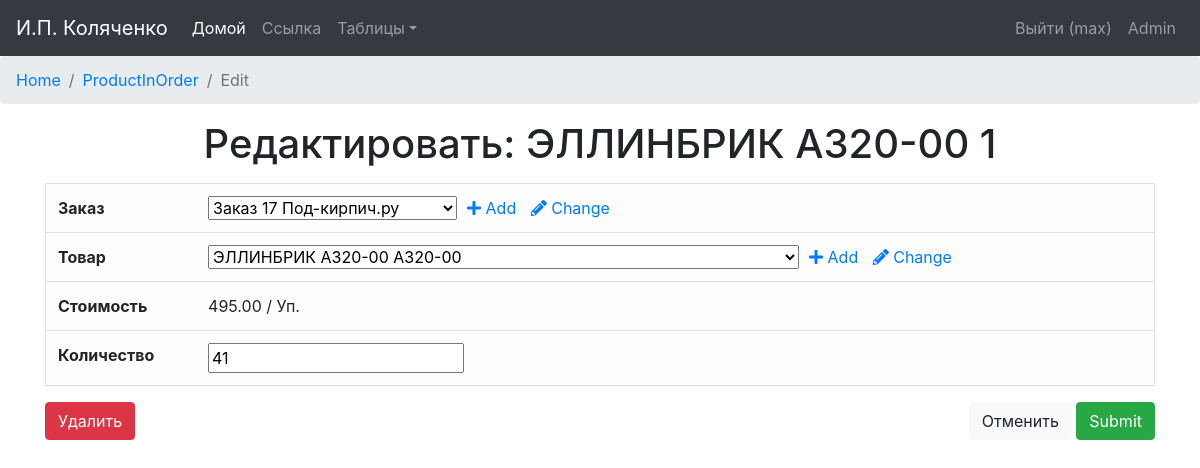
The app's page /productInOrder/edit/39 (signed in) with its own data.
### orders/models.py (models this page shows, shortened)
class ProductInOrder(models.Model):
    order = models.ForeignKey(Order)
    product = models.ForeignKey(Product)
    number = models.IntegerField('Количество', default=1)
    NDS_amount = models.DecimalField('Сумма НДС', max_digits=10, decimal_places=2, default=0)
    price_per_item = models.DecimalField('Цена', max_digits=10, decimal_places=2, default=0)
    total_price = models.DecimalField('Итоговая стоимость', max_digits=10, decimal_places=2,
                                      default=0)  # price*nmb*discount
    is_active = models.BooleanField(IS_ACTIVE, default=True)
    created = models.DateTimeField(CREATED, auto_now_add=True, auto_now=False)
    updated = models.DateTimeField(UPDATED, auto_now_add=False, auto_now=True)
    def __str__(self):
        return "%s %s" % (self.product.product_name, self.product.id)
    class Meta:
        verbose_name = 'Товар в заказе'
        verbose_name_plural = 'Товары в заказах'
        ordering = ["order"]

class Product(models.Model):
    NONE = 'NON'
    SQUARE_METER = 'м²'
    RUNNING_METER = 'м. пог.'
    UNIT = 'Шт.'
    PACKING = 'Уп.'
    PRODUCT_UNIT = (
        (NONE, 'Не указано'),
        (SQUARE_METER, 'м²'),
        (RUNNING_METER, 'м. пог.'),
        (UNIT, 'шт.'),
        (PACKING, 'упак.'),
    )
    product_name = models.CharField('Название', max_length=64)
    product_article = models.CharField('Артикл', max_length=32)
    product_price = models.DecimalField('Цена', max_digits=10, decimal_places=2, default=0,
                                        validators=[MinValueValidator(0, "Введите положительное число"),
                                                    DecimalValidator(10, 2)])
    product_currency = models.ForeignKey(Currency, blank=True, null=True, default=None)
    product_unit = models.CharField('Единица измерения', max_length=10, choices=PRODUCT_UNIT, default=NONE)
    product_store = models.ForeignKey(Store, related_name='product_store', blank=True, null=True, default=None)
    product_manufacturer = models.ForeignKey(Manufacturer, related_name='product_manufacturer')
    product_category = models.ForeignKey(Category)
    product_provider = models.ForeignKey(Provider, related_name='product_provider', blank=True, null=True, default=None)
    is_active = models.BooleanField(IS_ACTIVE, default=True)
    created = models.DateTimeField(CREATED, auto_now_add=True, auto_now=False)
    updated = models.DateTimeField(UPDATED, auto_now_add=False, auto_now=True)
    def __str__(self):
        return "%s %s" % (self.product_name, self.product_article)
    class Meta:
        verbose_name = 'Товар'
        verbose_name_plural = 'Товары'
        ordering = ["product_manufacturer"]

### orders/views.py (the view, shortened to what this page needs)
# urls.py: url(r'^productInOrder/edit/(?P<productInOrder_id>[\w-]+)$', views.productInOrder_edit, name='productInOrder_edit'),
@login_required
def productInOrder_edit(request, productInOrder_id):
    productInOrder = ProductInOrder.objects.get(id=productInOrder_id)
    form = ProductInOrderForm(instance=productInOrder)
    return render(request, "ProductInOrder/productInOrder_edit.html", locals())

### orders/forms.py
class ProductInOrderForm(ModelForm):
    order = forms.ModelChoiceField(queryset=Order.objects.filter(is_active=True))
    product = forms.ModelChoiceField(queryset=Product.objects.filter(is_active=True))
    class Meta:
        model = ProductInOrder
        fields = ["order", "product", "number"]

### orders/context_processors.py (called while the page is built)
def getting_username(request):
    username = auth.get_user(request).username
    return locals()

### orders/models.py (called while the page is built)
    def __str__(self):
        return "Заказ %s %s" % (self.id, self.store.store_name)

### templates/ProductInOrder/productInOrder_edit.html (shortened to what this page needs)
{% extends "base.html" %}
{% block content %}
    <nav aria-label="breadcrumb">
        <ol class="breadcrumb">
            <li class="breadcrumb-item"><a href="{% url "home_page" %}">Home</a></li>
            <li class="breadcrumb-item"><a href="{% url "productInOrder_out" %}">ProductInOrder</a></li>
            <li class="breadcrumb-item active" aria-current="page">Edit</li>
        </ol>
    </nav>
    <div class="container">
        <h1>Редактировать: {{ productInOrder }}</h1>
    </div>
    <div class="container">
        <form action="" method="post">
            <table class="table table-light border" align="center">
                <tr>
                    <th>Заказ</th>
                    <td>{{ form.order }}<a href="{% url "order_add" %}" target="_blank"><i
                            class="fas fa-plus home-icon"></i> Add</a>
                        <a href="{% url "order_out" %}" target="_blank"><i class="fas fa-pencil-alt home-icon"></i>
                            Change</a></td>
                </tr>
                <tr>
                    <th>Товар</th>
                    <td>{{ form.product }}<a href="{% url "product_add" %}" target="_blank"><i
                            class="fas fa-plus home-icon"></i> Add</a>
                        <a href="{% url "product_out" %}" target="_blank"><i class="fas fa-pencil-alt home-icon"></i>
                            Change</a></td>
                </tr>
                <tr>
                    <th>Стоимость</th>
                    <td>{{ productInOrder.product.product_price }} / {{ productInOrder.product.product_unit }} </td>
                </tr>
                <tr>
                    <th>Количество</th>
                    <td>{{ form.number }}</td>
                </tr>
            </table>
            <div class="row">
                <div class="col"><a href="{% url "productInOrder_delete" productInOrder.id %}"><input type="button"
                                                                                                      class="btn btn-danger"
                                                                                                      value="Удалить"></a>
                </div>
                <div class="col" align="right"><a href="../../../productInOrder"><input type="button"
                                                                                        class="btn btn-light"
                                                                                        value="Отменить"></a>
                    <a href="../../../productInOrder"><input type="submit" class="btn btn-success"></a></div>
            </div>
        </form>
    </div>
{% endblock content %}

### templates/navbar.html (shortened to what this page needs)
{% load static %}
<nav class="navbar navbar-expand-lg navbar-dark bg-dark">
    <a class="navbar-brand" href="{% url "home_page" %}">И.П. Коляченко</a>
    <div class="collapse navbar-collapse" id="navbarsExample05">
        <ul class="navbar-nav mr-auto">
            <li class="nav-item active">
                <a class="nav-link" href="{% url "home_page" %}">Домой <span class="sr-only">(current)</span></a>
            </li>
            <li class="nav-item">
                <a class="nav-link" href="#">Ссылка</a>
            </li>
            <li class="nav-item dropdown">
                <a class="nav-link dropdown-toggle" href="http://example.com" id="dropdown05" data-toggle="dropdown"
                   aria-haspopup="true" aria-expanded="false">Таблицы</a>
            </li>
        </ul>
        <form class="form-inline my-2 my-md-0">
            <ul class="nav navbar-nav navbar-right">
                {% if username %}
                    <li class="nav-item nav-top-item">
                        <a class="nav-link nav-top-link" href="{% url "logout" %}">
                            Выйти ({{ username }})</a>
                    </li>
                    <li class="nav-item nav-top-item">
                        <a class="nav-link nav-top-link" href="admin/">
                            Admin</a>
                    </li>
                {% else %}
                    <li class="nav-item nav-top-item">
                        <a class="nav-link nav-top-link" href="{% url "login" %}">
                            <i class="fa fa-sign-in" aria-hidden="true"></i> Войти</a>
                    </li>
                {% endif %}
            </ul>
        </form>
    </div>
</nav>

### static/static_dev/css/main.css (style rules this page uses)
.home-icon { padding-left: 10px; }

### static/static_dev/css/base.css (style rules this page uses)
html, body { height: 100%; max-height: 100%; }
h1 { margin-top: 15px; margin-bottom: 15px; text-align: center; }

### records on screen
ProductInOrder: product.product_name "ЭЛЛИНБРИК A320-00 1", order "Заказ 17 Под-кирпич.ру", product "ЭЛЛИНБРИК A320-00 A320-00", product.product_price "495.00", product.product_unit "Уп.", number "41"

### other values on screen
{{ username }} "max"
